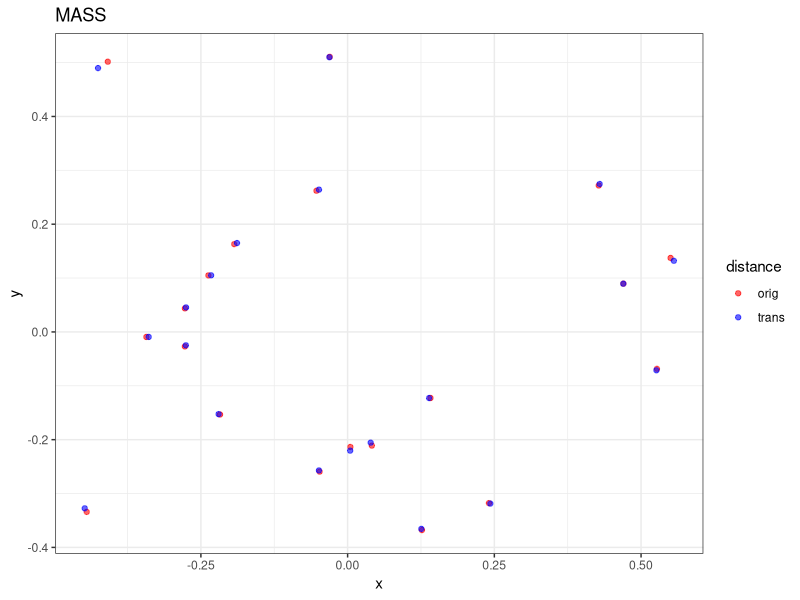
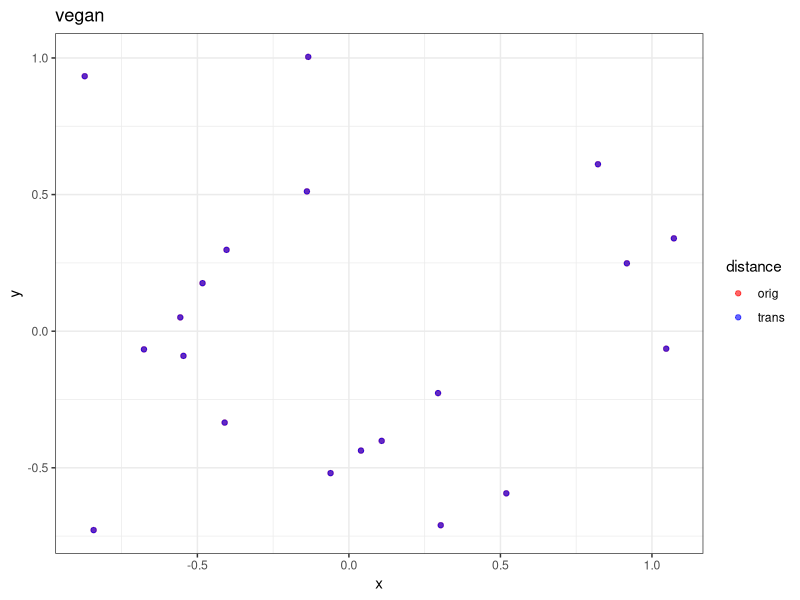

Write the R code that produced these figures, in order.
#load libraries, data
library(vegan)
library(MASS)
library(ggplot2)
theme_set(theme_bw())

# A distance matrix 
data(dune)
mdis<-vegdist(dune, method="horn")

#compute NMDS using MASS function isoMDS

comp <- function(dis, mdsfun, transfun, label=""){
	osc <- scores(mdsfun(dis))[, 1:2]
	tsc_raw <- scores(mdsfun(transfun(dis)))[, 1:2]
	tsc <- procrustes(osc, tsc_raw)$Yrot

	osc <- data.frame(osc)
	tsc <- data.frame(tsc)

	osc[["distance"]] = "orig"
	tsc[["distance"]] = "trans"

	names(osc)[1:2] <- c("x", "y")
	names(tsc)[1:2] <- c("x", "y")

	sc <- rbind(osc, tsc)
	print(ggplot(sc, aes(x=x, y=y, color=distance))
		+ labs(title=label)
		+ scale_color_manual(values=c("red", "blue"))
		+ geom_point(alpha=0.6)
	)
	return(sc)
}

comp(mdis, isoMDS, sqrt, "MASS")
comp(mdis, metaMDS, sqrt, "vegan")

